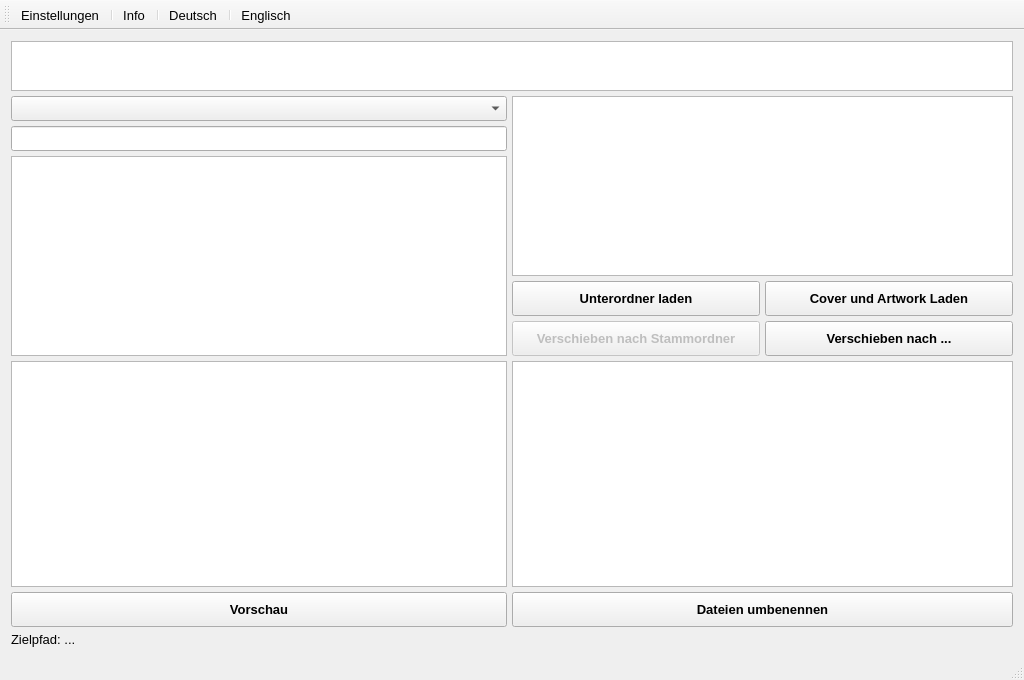
<?xml version="1.0" encoding="UTF-8"?>
<ui version="4.0">
 <class>MainWindow</class>
 <widget class="QMainWindow" name="MainWindow">
  <property name="geometry">
   <rect>
    <x>0</x>
    <y>0</y>
    <width>1024</width>
    <height>680</height>
   </rect>
  </property>
  <property name="windowTitle">
   <string>MainWindow</string>
  </property>
  <widget class="QWidget" name="centralWidget">
   <layout class="QGridLayout" name="gridLayout_2">
    <item row="0" column="0">
     <layout class="QGridLayout" name="gridLayout">
      <property name="sizeConstraint">
       <enum>QLayout::SetMinimumSize</enum>
      </property>
      <property name="spacing">
       <number>5</number>
      </property>
      <item row="11" column="3">
       <widget class="QPushButton" name="pushButton_5">
        <property name="minimumSize">
         <size>
          <width>0</width>
          <height>35</height>
         </size>
        </property>
        <property name="maximumSize">
         <size>
          <width>16777215</width>
          <height>35</height>
         </size>
        </property>
        <property name="baseSize">
         <size>
          <width>0</width>
          <height>35</height>
         </size>
        </property>
        <property name="font">
         <font>
          <pointsize>10</pointsize>
          <weight>75</weight>
          <bold>true</bold>
         </font>
        </property>
        <property name="cursor">
         <cursorShape>PointingHandCursor</cursorShape>
        </property>
        <property name="text">
         <string>Verschieben nach ...</string>
        </property>
        <property name="iconSize">
         <size>
          <width>20</width>
          <height>20</height>
         </size>
        </property>
       </widget>
      </item>
      <item row="11" column="2">
       <widget class="QPushButton" name="pushButton_6">
        <property name="enabled">
         <bool>false</bool>
        </property>
        <property name="minimumSize">
         <size>
          <width>0</width>
          <height>35</height>
         </size>
        </property>
        <property name="maximumSize">
         <size>
          <width>16777215</width>
          <height>35</height>
         </size>
        </property>
        <property name="baseSize">
         <size>
          <width>0</width>
          <height>35</height>
         </size>
        </property>
        <property name="font">
         <font>
          <pointsize>10</pointsize>
          <weight>75</weight>
          <bold>true</bold>
         </font>
        </property>
        <property name="cursor">
         <cursorShape>PointingHandCursor</cursorShape>
        </property>
        <property name="text">
         <string>Verschieben nach Stammordner</string>
        </property>
        <property name="iconSize">
         <size>
          <width>20</width>
          <height>20</height>
         </size>
        </property>
        <property name="checkable">
         <bool>true</bool>
        </property>
        <property name="flat">
         <bool>false</bool>
        </property>
       </widget>
      </item>
      <item row="10" column="2">
       <widget class="QPushButton" name="pushButton_4">
        <property name="minimumSize">
         <size>
          <width>0</width>
          <height>35</height>
         </size>
        </property>
        <property name="maximumSize">
         <size>
          <width>16777215</width>
          <height>35</height>
         </size>
        </property>
        <property name="baseSize">
         <size>
          <width>0</width>
          <height>35</height>
         </size>
        </property>
        <property name="font">
         <font>
          <pointsize>10</pointsize>
          <weight>75</weight>
          <bold>true</bold>
         </font>
        </property>
        <property name="cursor">
         <cursorShape>PointingHandCursor</cursorShape>
        </property>
        <property name="text">
         <string>Unterordner laden</string>
        </property>
        <property name="iconSize">
         <size>
          <width>20</width>
          <height>20</height>
         </size>
        </property>
        <property name="checkable">
         <bool>true</bool>
        </property>
       </widget>
      </item>
      <item row="1" column="2" rowspan="9" colspan="2">
       <widget class="QTreeView" name="treeView1">
        <property name="minimumSize">
         <size>
          <width>0</width>
          <height>180</height>
         </size>
        </property>
        <property name="maximumSize">
         <size>
          <width>16777215</width>
          <height>180</height>
         </size>
        </property>
        <property name="baseSize">
         <size>
          <width>0</width>
          <height>180</height>
         </size>
        </property>
        <attribute name="headerVisible">
         <bool>false</bool>
        </attribute>
        <attribute name="headerCascadingSectionResizes">
         <bool>false</bool>
        </attribute>
        <attribute name="headerShowSortIndicator" stdset="0">
         <bool>false</bool>
        </attribute>
        <attribute name="headerStretchLastSection">
         <bool>true</bool>
        </attribute>
       </widget>
      </item>
      <item row="0" column="0" colspan="4">
       <widget class="QTextEdit" name="logWin">
        <property name="minimumSize">
         <size>
          <width>0</width>
          <height>50</height>
         </size>
        </property>
        <property name="maximumSize">
         <size>
          <width>16777215</width>
          <height>50</height>
         </size>
        </property>
        <property name="baseSize">
         <size>
          <width>0</width>
          <height>50</height>
         </size>
        </property>
        <property name="contextMenuPolicy">
         <enum>Qt::DefaultContextMenu</enum>
        </property>
        <property name="acceptDrops">
         <bool>false</bool>
        </property>
        <property name="frameShape">
         <enum>QFrame::StyledPanel</enum>
        </property>
        <property name="undoRedoEnabled">
         <bool>false</bool>
        </property>
        <property name="readOnly">
         <bool>true</bool>
        </property>
        <property name="html">
         <string>&lt;!DOCTYPE HTML PUBLIC &quot;-//W3C//DTD HTML 4.0//EN&quot; &quot;http://www.w3.org/TR/REC-html40/strict.dtd&quot;&gt;
&lt;html&gt;&lt;head&gt;&lt;meta name=&quot;qrichtext&quot; content=&quot;1&quot; /&gt;&lt;style type=&quot;text/css&quot;&gt;
p, li { white-space: pre-wrap; }
&lt;/style&gt;&lt;/head&gt;&lt;body style=&quot; font-family:'MS Shell Dlg 2'; font-size:8.25pt; font-weight:400; font-style:normal;&quot;&gt;
&lt;p style=&quot;-qt-paragraph-type:empty; margin-top:0px; margin-bottom:0px; margin-left:0px; margin-right:0px; -qt-block-indent:0; text-indent:0px;&quot;&gt;&lt;br /&gt;&lt;/p&gt;&lt;/body&gt;&lt;/html&gt;</string>
        </property>
        <property name="placeholderText">
         <string notr="true"/>
        </property>
       </widget>
      </item>
      <item row="2" column="0" colspan="2">
       <widget class="QLineEdit" name="lineEdit">
        <property name="minimumSize">
         <size>
          <width>0</width>
          <height>25</height>
         </size>
        </property>
        <property name="maximumSize">
         <size>
          <width>16777215</width>
          <height>25</height>
         </size>
        </property>
        <property name="baseSize">
         <size>
          <width>0</width>
          <height>25</height>
         </size>
        </property>
        <property name="font">
         <font>
          <pointsize>10</pointsize>
          <weight>75</weight>
          <bold>true</bold>
         </font>
        </property>
        <property name="toolTip">
         <string/>
        </property>
        <property name="toolTipDuration">
         <number>-1</number>
        </property>
        <property name="text">
         <string/>
        </property>
       </widget>
      </item>
      <item row="1" column="0" colspan="2">
       <widget class="QComboBox" name="comboBox">
        <property name="minimumSize">
         <size>
          <width>0</width>
          <height>25</height>
         </size>
        </property>
        <property name="maximumSize">
         <size>
          <width>16777215</width>
          <height>25</height>
         </size>
        </property>
        <property name="baseSize">
         <size>
          <width>0</width>
          <height>25</height>
         </size>
        </property>
        <property name="font">
         <font>
          <pointsize>10</pointsize>
          <weight>75</weight>
          <bold>true</bold>
         </font>
        </property>
        <property name="toolTip">
         <string/>
        </property>
        <property name="toolTipDuration">
         <number>-1</number>
        </property>
        <property name="statusTip">
         <string/>
        </property>
       </widget>
      </item>
      <item row="10" column="3">
       <widget class="QPushButton" name="pushButton_3">
        <property name="minimumSize">
         <size>
          <width>0</width>
          <height>35</height>
         </size>
        </property>
        <property name="maximumSize">
         <size>
          <width>16777215</width>
          <height>35</height>
         </size>
        </property>
        <property name="baseSize">
         <size>
          <width>0</width>
          <height>35</height>
         </size>
        </property>
        <property name="font">
         <font>
          <pointsize>10</pointsize>
          <weight>75</weight>
          <bold>true</bold>
         </font>
        </property>
        <property name="cursor">
         <cursorShape>PointingHandCursor</cursorShape>
        </property>
        <property name="text">
         <string>Cover und Artwork Laden</string>
        </property>
        <property name="iconSize">
         <size>
          <width>20</width>
          <height>20</height>
         </size>
        </property>
       </widget>
      </item>
      <item row="12" column="2" colspan="2">
       <widget class="QListView" name="listView1">
        <property name="horizontalScrollBarPolicy">
         <enum>Qt::ScrollBarAsNeeded</enum>
        </property>
        <property name="sizeAdjustPolicy">
         <enum>QAbstractScrollArea::AdjustIgnored</enum>
        </property>
        <property name="autoScrollMargin">
         <number>20</number>
        </property>
        <property name="editTriggers">
         <set>QAbstractItemView::NoEditTriggers</set>
        </property>
        <property name="dragDropMode">
         <enum>QAbstractItemView::NoDragDrop</enum>
        </property>
        <property name="alternatingRowColors">
         <bool>false</bool>
        </property>
        <property name="gridSize">
         <size>
          <width>0</width>
          <height>20</height>
         </size>
        </property>
        <property name="wordWrap">
         <bool>false</bool>
        </property>
       </widget>
      </item>
      <item row="3" column="0" rowspan="9" colspan="2">
       <widget class="QListView" name="listView3">
        <property name="minimumSize">
         <size>
          <width>0</width>
          <height>150</height>
         </size>
        </property>
        <property name="maximumSize">
         <size>
          <width>16777215</width>
          <height>16777215</height>
         </size>
        </property>
        <property name="baseSize">
         <size>
          <width>0</width>
          <height>0</height>
         </size>
        </property>
        <property name="font">
         <font>
          <pointsize>9</pointsize>
         </font>
        </property>
        <property name="contextMenuPolicy">
         <enum>Qt::NoContextMenu</enum>
        </property>
        <property name="autoScrollMargin">
         <number>20</number>
        </property>
        <property name="editTriggers">
         <set>QAbstractItemView::NoEditTriggers</set>
        </property>
        <property name="alternatingRowColors">
         <bool>false</bool>
        </property>
        <property name="textElideMode">
         <enum>Qt::ElideLeft</enum>
        </property>
        <property name="gridSize">
         <size>
          <width>0</width>
          <height>20</height>
         </size>
        </property>
       </widget>
      </item>
      <item row="12" column="0" colspan="2">
       <widget class="QListView" name="listView2">
        <property name="contextMenuPolicy">
         <enum>Qt::NoContextMenu</enum>
        </property>
        <property name="autoScrollMargin">
         <number>20</number>
        </property>
        <property name="editTriggers">
         <set>QAbstractItemView::NoEditTriggers</set>
        </property>
        <property name="gridSize">
         <size>
          <width>0</width>
          <height>20</height>
         </size>
        </property>
       </widget>
      </item>
      <item row="13" column="0" colspan="2">
       <widget class="QPushButton" name="pushButton">
        <property name="minimumSize">
         <size>
          <width>0</width>
          <height>35</height>
         </size>
        </property>
        <property name="maximumSize">
         <size>
          <width>16777215</width>
          <height>35</height>
         </size>
        </property>
        <property name="font">
         <font>
          <pointsize>10</pointsize>
          <weight>75</weight>
          <bold>true</bold>
          <kerning>true</kerning>
         </font>
        </property>
        <property name="cursor">
         <cursorShape>PointingHandCursor</cursorShape>
        </property>
        <property name="text">
         <string>Vorschau</string>
        </property>
        <property name="flat">
         <bool>false</bool>
        </property>
       </widget>
      </item>
      <item row="13" column="2" colspan="2">
       <widget class="QPushButton" name="pushButton_2">
        <property name="minimumSize">
         <size>
          <width>0</width>
          <height>35</height>
         </size>
        </property>
        <property name="font">
         <font>
          <pointsize>10</pointsize>
          <weight>75</weight>
          <bold>true</bold>
         </font>
        </property>
        <property name="cursor">
         <cursorShape>PointingHandCursor</cursorShape>
        </property>
        <property name="focusPolicy">
         <enum>Qt::StrongFocus</enum>
        </property>
        <property name="text">
         <string>Dateien umbenennen</string>
        </property>
       </widget>
      </item>
      <item row="14" column="0" colspan="4">
       <widget class="QLabel" name="label">
        <property name="minimumSize">
         <size>
          <width>0</width>
          <height>15</height>
         </size>
        </property>
        <property name="maximumSize">
         <size>
          <width>16777215</width>
          <height>15</height>
         </size>
        </property>
        <property name="sizeIncrement">
         <size>
          <width>0</width>
          <height>15</height>
         </size>
        </property>
        <property name="baseSize">
         <size>
          <width>0</width>
          <height>15</height>
         </size>
        </property>
        <property name="font">
         <font>
          <pointsize>10</pointsize>
          <weight>50</weight>
          <bold>false</bold>
         </font>
        </property>
        <property name="text">
         <string>Zielpfad: ...</string>
        </property>
       </widget>
      </item>
     </layout>
    </item>
   </layout>
  </widget>
  <widget class="QToolBar" name="mainToolBar">
   <property name="font">
    <font>
     <pointsize>10</pointsize>
     <weight>50</weight>
     <bold>false</bold>
    </font>
   </property>
   <property name="cursor">
    <cursorShape>PointingHandCursor</cursorShape>
   </property>
   <attribute name="toolBarArea">
    <enum>TopToolBarArea</enum>
   </attribute>
   <attribute name="toolBarBreak">
    <bool>false</bool>
   </attribute>
   <addaction name="actionEinstellungen"/>
   <addaction name="separator"/>
   <addaction name="actionInfo"/>
   <addaction name="separator"/>
   <addaction name="actionDeutsch"/>
   <addaction name="separator"/>
   <addaction name="actionEnglisch"/>
  </widget>
  <widget class="QStatusBar" name="statusBar"/>
  <widget class="QMenuBar" name="menuBar">
   <property name="geometry">
    <rect>
     <x>0</x>
     <y>0</y>
     <width>1024</width>
     <height>21</height>
    </rect>
   </property>
  </widget>
  <action name="actionEinstellungen">
   <property name="text">
    <string>Einstellungen</string>
   </property>
  </action>
  <action name="actionInfo">
   <property name="text">
    <string>Info</string>
   </property>
  </action>
  <action name="actionDeutsch">
   <property name="text">
    <string>Deutsch</string>
   </property>
  </action>
  <action name="actionEnglisch">
   <property name="text">
    <string>Englisch</string>
   </property>
  </action>
 </widget>
 <layoutdefault spacing="6" margin="11"/>
 <resources/>
 <connections/>
</ui>
